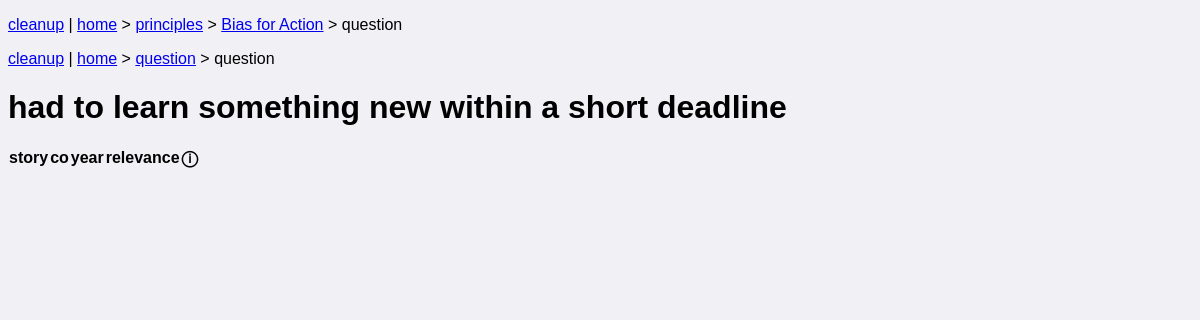
The app's page /questions/2 with its own data.
### app/models/amazon_principle.py (models this page shows, shortened)
class AmazonPrinciple(Model):
    id = Column(Integer, primary_key=True)
    name = Column(String(80), unique=True, nullable=False)
    description = Column(String(120), unique=True, nullable=False)

### app/models/question.py (models this page shows, shortened)
class Question(Model):
    id = Column(Integer, primary_key=True)
    question = Column(String(1024), unique=True, nullable=False)
    amazon_principle_id = Column(
        Integer, ForeignKey("amazon_principle.id"), nullable=False
    )
    @property
    def principle(self):
        return app.models.amazon_principle.AmazonPrinciple.query.get(
            self.amazon_principle_id
        )

### app/routes.py (the view)
@bio_bp.route("/questions/<question_id>", methods=["GET", "POST"])
def render_question(question_id):
    return questions.render_single(question_id)

### app/templates/question.html (shortened to what this page needs)
<!DOCTYPE html>
<html>
  <head>
    <p class='breadcrumb'>
        <a href="{{url_for("bio.render_cleanup")}}">cleanup</a> |
        <a href="{{url_for("bio.render_index")}}">home</a>
        &gt; <a href="{{ url_for("bio.render_principles") }}">principles</a>
        &gt; <a href=" {{ url_for("bio.render_principle", principle_id=question.principle.id) }}">{{ question.principle.name }}</a>
        &gt; question
    </p>
    <p class='breadcrumb'>
        <a href="{{url_for("bio.render_cleanup")}}">cleanup</a> |
        <a href="{{url_for("bio.render_index")}}">home</a>
        &gt; <a href="{{ url_for("bio.render_questions") }}">question</a>
        &gt; question
    </p>
    <link
      rel="stylesheet"
      type="text/css"
      href="{{ url_for('static', filename='styles.css') }}"
    />
  </head>
  <body>
    <h1>{{ question.question }}</h1>
    <form method="post">
        <table>
            <thead>
                <tr>
                    <th>story</th>
                    <th>co</th>
                    <th>year</th>
                    <th>relevance <input class="hidden" type="submit" id="submit_rating_updates" name="update_ratings" value="Update ratings" /></th>
                    <th title="How many other questions that need this story">ⓘ</th>
                </tr>
            </thead>
        </table>
    </form>
  </body>
</html>

### app/static/styles.css (style rules this page uses)
body, textarea { font-family: sans-serif; }
body { background-color: #f0f0f5; }
table { border-spacing: 0; }

### records on screen
AmazonPrinciple: principle.name "Bias for Action"
Question: question "had to learn something new within a short deadline"
